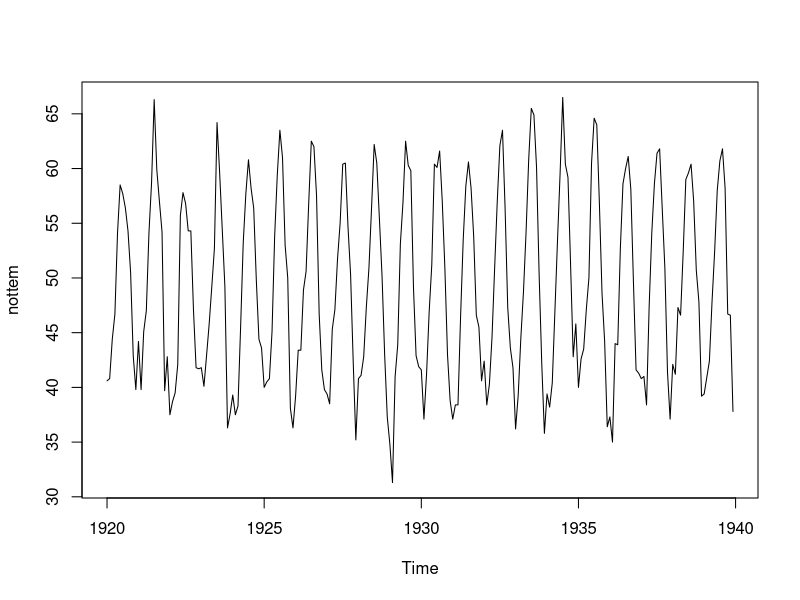
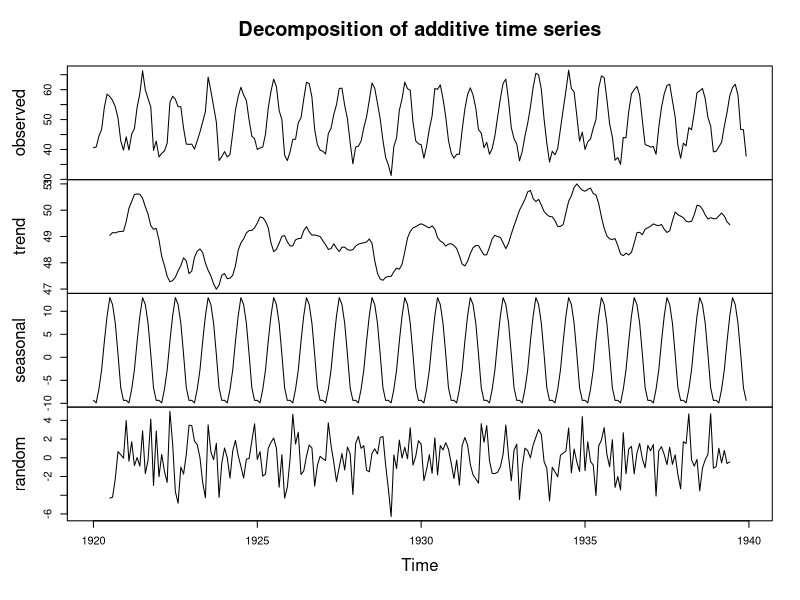
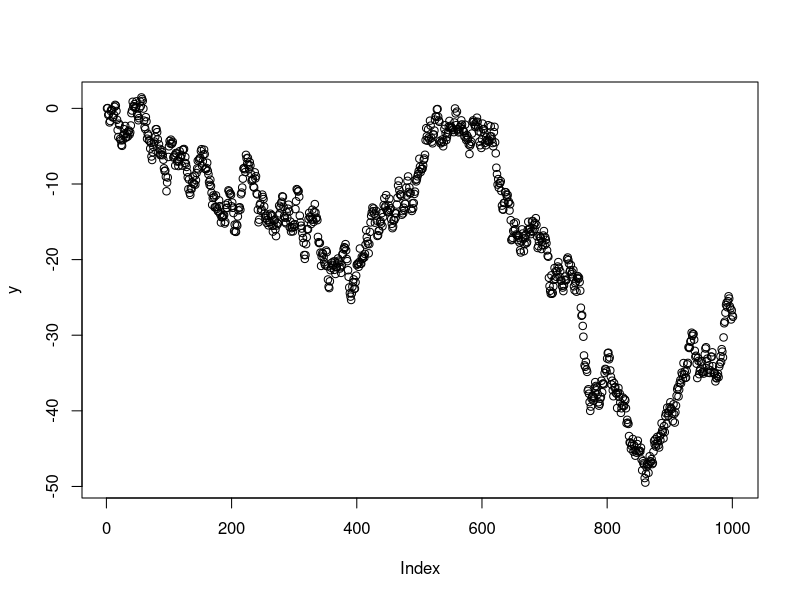
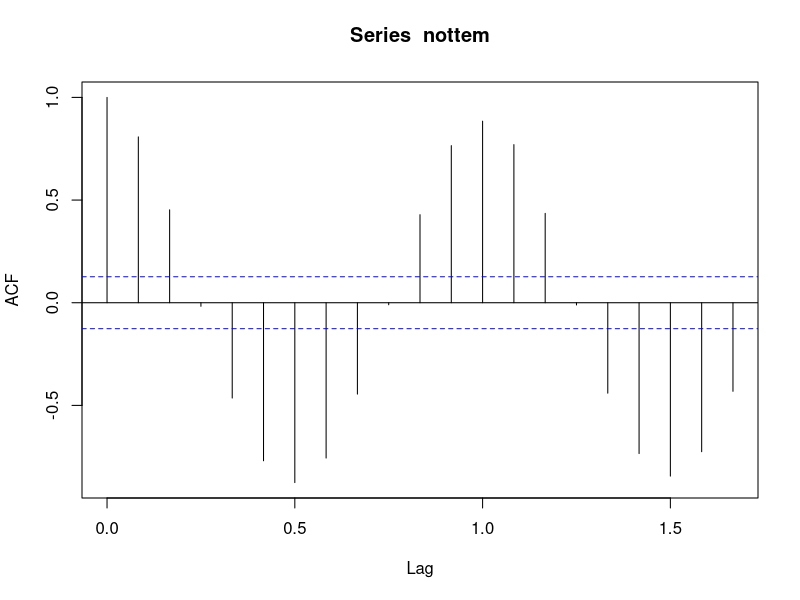
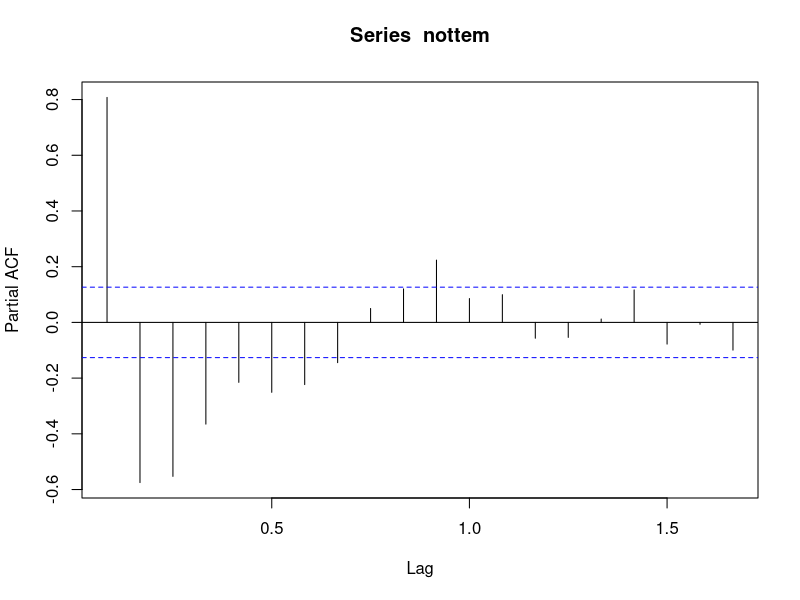
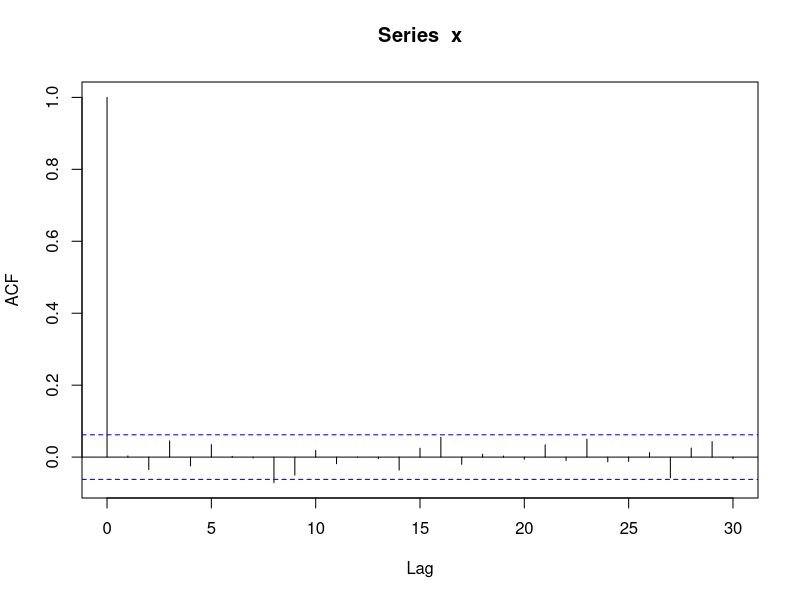
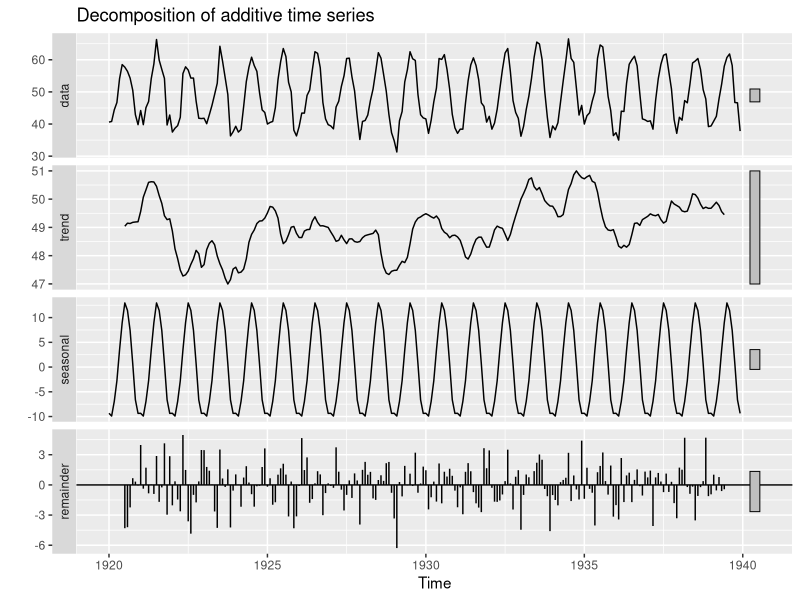
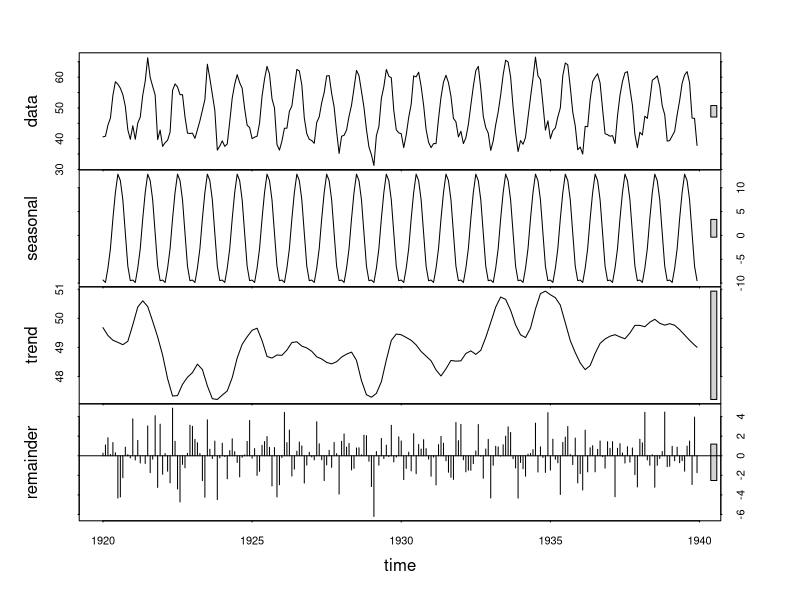

R code for these plots, in order:
### Estacionariedad
library(tseries)
library(forecast)

#Serie estacionaria
x <- rnorm(1000) 

#Obtenemos valor el estadistico de contraste, recordemos que el estadistico de contraste debe ser menor al lambda crítico para no rechazar que la serie sea estacionaria
#Obtenemos el número de retrasos con los que esta correlacionado la serie
#El p-value que indica la significancia, en este caso si el p-value es menos a .05 no se rechaza que la serie sea estacionaria
adf.test(x) # Dickey Fuller Test


# Nottem dataset
# Serie de tiempo que contiene el promedio de temperaturas en el castillo de Nottingham en grados Fahrenheit durante 20 años.
plot(nottem)

#Descomposición en efecto de tendencia, estacional y residual.
plot(decompose(nottem))

#Dickey Fuller Test
adf.test(nottem)


#Serie no estacionaria
y <- diffinv(x) #calculamos la inversa de las diferencias de los elementos de x
plot(y)
adf.test(y)


### ACF and PACF (lag.max=numero maximo de retrasos, plot = F si no se quiere dibujar)
#Autocorrelación del df NOTTEM, contiene datos de temperaturas

acf(nottem, lag.max = 20, plot = T)

pacf(nottem, lag.max =20, plot = T)

### ACF of white noise
acf(x, plot = T)



### Otra forma de hacer la descomposición

autoplot(decompose(nottem, type = "additive"))

# Otra aleternativa Seasonal Decomposition of Time Series by Loess
plot(stl(nottem, s.window="periodic")) #s.window: seasonal window

# Extraer los componentes de una serie temporal
mynottem = decompose(nottem, "additive")

class(mynottem)
